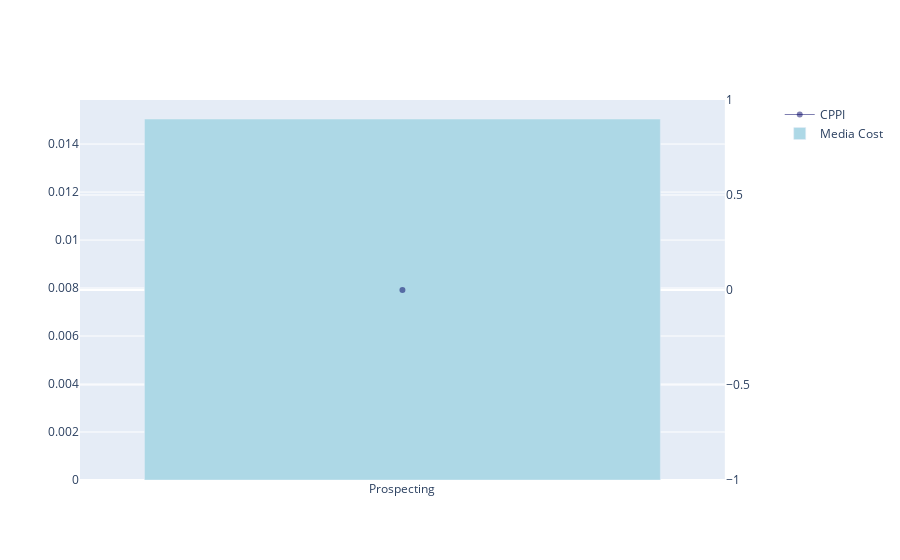

Notebook code cell kept with this figure:
### Code cell
#plot strategy pivot

strategy_pivot=pivot_strategy(df)

fig = make_subplots(specs=[[{"secondary_y": True}]])
fig.add_trace(
    go.Scatter(
        x=strategy_pivot.index,
        y=strategy_pivot['CPPI'],
        name="CPPI",
        line=dict(color='rgba(0, 0, 100, 0.5)', width=1)
    ),secondary_y=True)
fig.add_trace(
    go.Bar(
        x=strategy_pivot.index,
        y=strategy_pivot['Media Cost'],
        name="Media Cost",
        marker=dict(color='lightblue')
    ))

### Figure 1 — Plotly figure (JSON) as saved in the notebook; plotly's stock layout.template omitted (floating-point values rounded to 4 significant figures)
{"data": [{"line": {"color": "rgba(0, 0, 100, 0.5)", "width": 1}, "name": "CPPI", "type": "scatter", "x": ["Prospecting"], "xaxis": "x", "y": [0], "yaxis": "y2"}, {"marker": {"color": "lightblue"}, "name": "Media Cost", "type": "bar", "x": ["Prospecting"], "y": [0.01505]}], "layout": {"xaxis": {"anchor": "y", "domain": [0, 0.94]}, "yaxis": {"anchor": "x", "domain": [0, 1]}, "yaxis2": {"anchor": "x", "overlaying": "y", "side": "right"}}}
